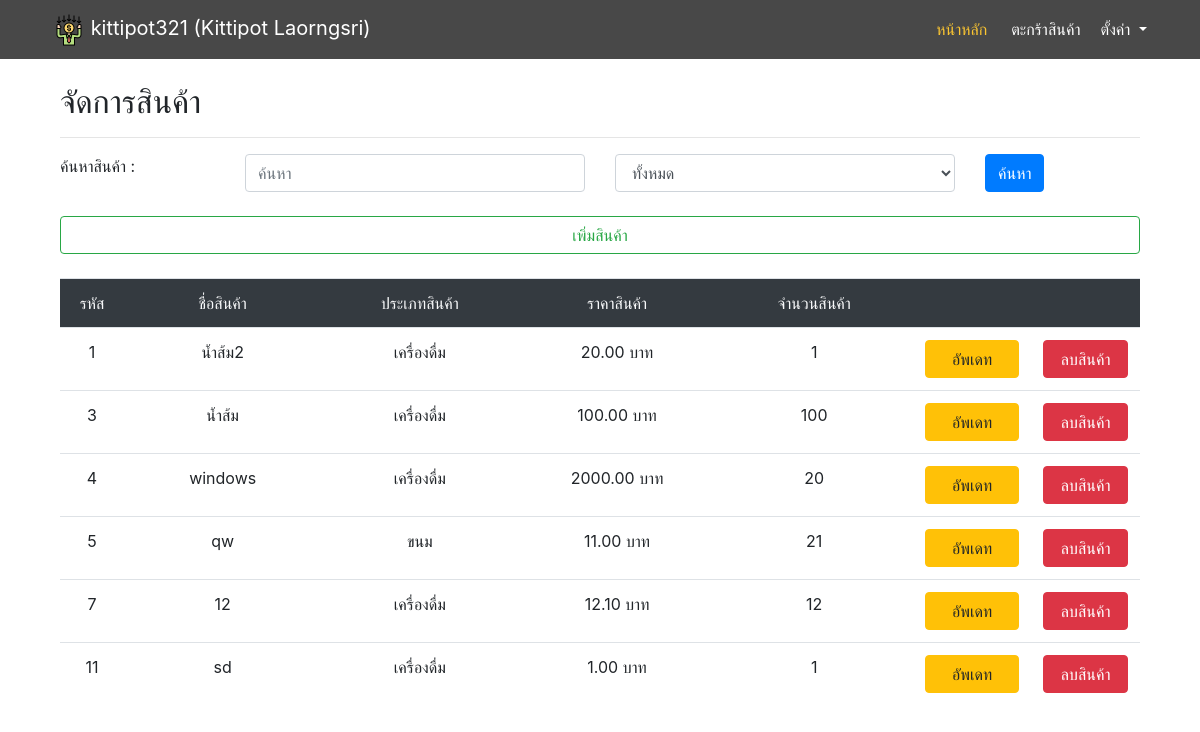
Page /manage/ (signed in) on the committed database.
### main/models.py (models this page shows, shortened)
class Product(models.Model):
    type = models.ForeignKey(Type, on_delete=models.PROTECT,null=True)
    name = models.CharField(max_length=255)
    description = models.CharField(max_length=255,null=True)
    price = models.FloatField()
    stock = models.IntegerField()
    picture = models.ImageField(upload_to='product_pic',null=True,blank=True)

class Type(models.Model):
    type_name = models.CharField(max_length=255)

### manage/views.py (the view)
# urls.py: path('', views.manage, name='manage'),
@login_required
def manage(request):
    product = Product.objects.all()
    type = Type.objects.all()
    searchtype = request.GET.get('sel','')
    searchtxt = request.GET.get('search','')
    if searchtxt:
        product = product.filter(name__icontains=searchtxt)
    if searchtype > '0':
        product = product.filter(type_id=searchtype)
    context = {
        'product' : product,
        'type' : type,
        'searchtxt' : searchtxt
    }
    return render(request, 'manage/manage.html', context=context)

### manage/templates/manage/manage.html (shortened to what this page needs)
{% extends 'base.html' %}
{% block content %}
<body>
  <div class="container">
    <h2>จัดการสินค้า</h2>
    <hr>
    <form method="GET" action="{% url 'manage' %}">
      <div class="row">
        <div class="col-sm-2">
          <label>ค้นหาสินค้า :</label>
        </div>
        <div class="col-sm-4">
          <input type="text" name="search" value="{{searchtxt}}" placeholder="ค้นหา" class="form-control col">
        </div>
        <div class="col-sm-4">
          <select name="sel" id="" class="form-control col">
            <option value="0">ทั้งหมด</option>
          </select>
        </div>
        <div class="col">
          <input type="submit" value="ค้นหา" class="btn btn-primary">
        </div>
      </div><br>
      <div class="row">
        <div class="col">
          <a href="{% url 'addpd'%}">
            <div class="btn btn-outline-success col">เพิ่มสินค้า</div>
          </a>
        </div>
      </div>
    </form><br>
      <table class="table table-bordered-primary text-center">
        <thead class="bg-dark text-light">
          <tr>
            <td>รหัส</td>
            <td>ชื่อสินค้า</td>
            <td>ประเภทสินค้า</td>
            <td>ราคาสินค้า</td>
            <td>จำนวนสินค้า</td>
            <td></td>
            <td></td>
          </tr>
        </thead>
        <tbody>
        {% for p in product %}
          <tr>
            <td width='10'>{{ p.id }}</td>
            <td width='150'>{{ p.name }}</td>
            <td width='150'>{{ p.type.type_name }}</td>
            <td width='150'>{{ p.price|stringformat:".2f" }} บาท</td>
            <td width='150'>{{ p.stock }}</td>
            <td width='20'>
              <a href="{% url 'pup' product_id=p.id %}">
                <div class="btn btn-warning col">อัพเดท</div>
              </a>
            </td>
            <td width='20'>
              <a href="{% url 'del_product' product_id=p.id %}">
                <div class="btn btn-danger col">ลบสินค้า</div>
              </a>
            </td>
          </tr>
          {% endfor %}
        </tbody>
      </table>
  </div>
</body>
{% endblock %}

### templates/base.html (shortened to what this page needs)
<!DOCTYPE html>
{% load static %}
<html lang="en">
<head>
    <link rel="stylesheet" type="text/css" href="{% static 'css/bootstrap.css'%}">
    <link rel="stylesheet" type="text/css" href="{% static 'css/base2.css'%}">
</head>
<body>
    <nav class="navbar navbar-expand-lg sticky-top">
		<div class="container">
			<a class="navbar-brand text-white" href="{% url 'index' %}"><img src="{% static 'payment-terminal.png'%}"> {{request.user.username}}
            ({{request.user.first_name}} {{request.user.last_name}})</a>
			<div class="collapse navbar-collapse" id="nvbCollapse">
				<ul class="navbar-nav ml-auto">
					<li class="nav-item active pl-1">
						<a class="nav-link" href="{% url 'index' %}">หน้าหลัก</a>
					</li>
					<li class="nav-item pl-1">
						<a class="nav-link" href="{% url 'basket' %}">ตะกร้าสินค้า</a>
					</li>
                    <li class="nav-item dropdown pl-1">
                        <a class="nav-link dropdown-toggle" href="#" id="navbarDropdown" role="button" data-toggle="dropdown" aria-haspopup="true" aria-expanded="false">
                            ตั้งค่า
                        </a>
                    </li>
				</ul>
			</div>
		</div>
	</nav>
    <br>
    <div class="container">
        {% block content %}
        {% endblock %}
    </div>
</body>
</html>

### static/css/base2.css (style rules this page uses)
.navbar { background-color: #484848; }
.navbar .navbar-nav .nav-link { color: #fff; }
.navbar .navbar-nav .active > .nav-link { color: #fbc531; }

### rows in the picture
Product: id "1", name "น้ำส้ม2", type.type_name "เครื่องดื่ม", price "20.00", stock "1"
Product: id "3", name "น้ำส้ม", type.type_name "เครื่องดื่ม", price "100.00", stock "100"
Product: id "4", name "windows", type.type_name "เครื่องดื่ม", price "2000.00", stock "20"
Product: id "5", name "qw", type.type_name "ขนม", price "11.00", stock "21"
Product: id "7", name "12", type.type_name "เครื่องดื่ม", price "12.10", stock "12"
Product: id "11", name "sd", type.type_name "เครื่องดื่ม", price "1.00", stock "1"

### other values in the picture
{{ request.user.username }} "kittipot321"
{{ request.user.first_name }} "Kittipot"
{{ request.user.last_name }} "Laorngsri"
